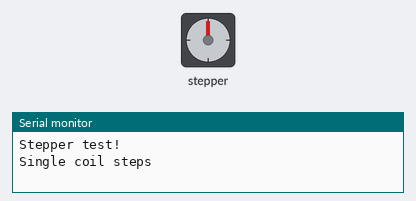
The sketch below on a simulated Arduino Uno, built with avr-gcc and run on an emulated ATmega328P. Shown: stepper motor, the last lines printed to the serial monitor. Stepper angles assume 200 steps per turn.

Above: at 0.15 s.
At 10.1 s:
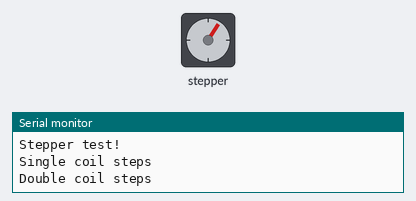
At 19.76 s:
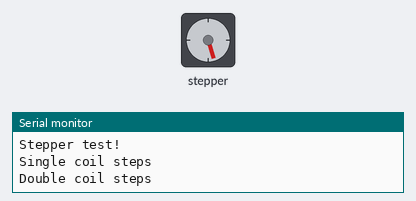
At 39.67 s:
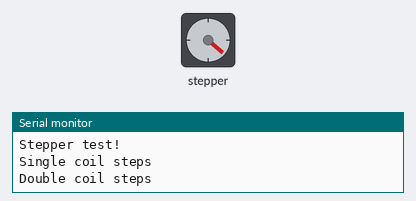
Timing chart, 0 to 40.0 s (numbered marks = the images above):
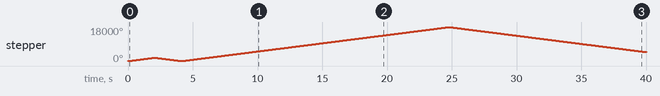

The sketch:

StepperTest_temp.ino
```cpp
/*
This is a test sketch for the Adafruit assembled Motor Shield for Arduino v2
It won't work with v1.x motor shields! Only for the v2's with built in PWM
control

For use with the Adafruit Motor Shield v2
---->	http://www.adafruit.com/products/1438
*/


#include <Wire.h>
#include <Adafruit_MotorShield.h>

Adafruit_MotorShield AFMS = Adafruit_MotorShield();
Adafruit_StepperMotor *myMotor = AFMS.getStepper(200, 1);


void setup() {
  Serial.begin(9600);           // set up Serial library at 9600 bps
  Serial.println("Stepper test!");

  AFMS.begin();  // create with the default frequency 1.6KHz

  myMotor->setSpeed(160);  // 10 rpm
}

void loop() {
  Serial.println("Single coil steps");
  myMotor->step(1000, FORWARD, SINGLE);
  myMotor->step(1000, BACKWARD, SINGLE);

  Serial.println("Double coil steps");
  myMotor->step(10000, FORWARD, DOUBLE);
  myMotor->step(10000, BACKWARD, DOUBLE);

  /*Serial.println("Interleave coil steps");
  myMotor->step(100, FORWARD, INTERLEAVE);
  myMotor->step(100, BACKWARD, INTERLEAVE);

  Serial.println("Microstep steps");
  myMotor->step(50, FORWARD, MICROSTEP);
  myMotor->step(50, BACKWARD, MICROSTEP);*/
}
```

Measured:
- by itself, stepper: turns 1800° clockwise in 2.1 s, then 1800° counter-clockwise in 2.0 s, then 18000° clockwise in 20.6 s, then 13230° counter-clockwise in 15.2 s
